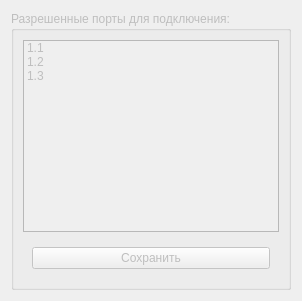
          <widget class="QWidget" name="users_tab_usb_policices">
           <property name="enabled">
            <bool>false</bool>
           </property>
           <attribute name="title">
            <string>Политики USB-портов</string>
           </attribute>
           <layout class="QGridLayout" name="gridLayout_7">
            <item row="1" column="0">
             <layout class="QGridLayout" name="gridLayout_3"/>
            </item>
            <item row="0" column="0">
             <widget class="QGroupBox" name="groupBox_12">
              <property name="title">
               <string>Разрешенные порты для подключения:</string>
              </property>
              <layout class="QGridLayout" name="gridLayout_16">
               <item row="0" column="0">
                <widget class="QListWidget" name="tbl_user_ports">
                 <property name="sortingEnabled">
                  <bool>true</bool>
                 </property>
                 <item>
                  <property name="text">
                   <string>1.1</string>
                  </property>
                  <property name="flags">
                   <set>ItemIsSelectable|ItemIsDragEnabled|ItemIsEnabled</set>
                  </property>
                 </item>
                 <item>
                  <property name="text">
                   <string>1.2</string>
                  </property>
                 </item>
                 <item>
                  <property name="text">
                   <string>1.3</string>
                  </property>
                 </item>
                </widget>
               </item>
               <item row="1" column="0">
                <widget class="QFrame" name="frame">
                 <layout class="QGridLayout" name="gridLayout_9">
                  <item row="0" column="0">
                   <widget class="QPushButton" name="btn_user_ports_save">
                    <property name="text">
                     <string>Сохранить</string>
                    </property>
                   </widget>
                  </item>
                 </layout>
                </widget>
               </item>
              </layout>
             </widget>
            </item>
           </layout>
          </widget>
